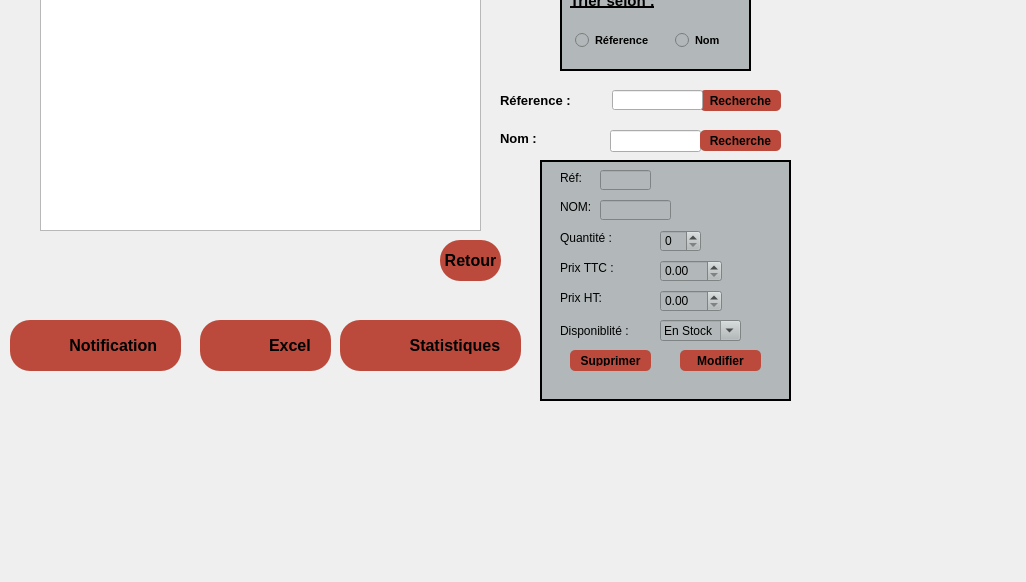
<?xml version="1.0" encoding="UTF-8"?>
<ui version="4.0">
 <class>materiels</class>
 <widget class="QDialog" name="materiels">
  <property name="geometry">
   <rect>
    <x>0</x>
    <y>0</y>
    <width>1026</width>
    <height>582</height>
   </rect>
  </property>
  <property name="windowTitle">
   <string>Dialog</string>
  </property>
  <widget class="QStackedWidget" name="stackedWidget">
   <property name="geometry">
    <rect>
     <x>0</x>
     <y>-50</y>
     <width>1021</width>
     <height>641</height>
    </rect>
   </property>
   <property name="styleSheet">
    <string notr="true">QPushButton {
padding: 5px;
border-radius: 20px;
font-weight: bold;
}
QPushButton:hover
{
color :white;
}</string>
   </property>
   <property name="currentIndex">
    <number>2</number>
   </property>
   <widget class="QWidget" name="page">
    <widget class="QWidget" name="verticalLayoutWidget_2">
     <property name="geometry">
      <rect>
       <x>240</x>
       <y>60</y>
       <width>671</width>
       <height>531</height>
      </rect>
     </property>
     <layout class="QVBoxLayout" name="verticalLayout_3">
      <item>
       <widget class="QPushButton" name="pushButton_ajou">
        <property name="font">
         <font>
          <pointsize>16</pointsize>
          <bold>true</bold>
         </font>
        </property>
        <property name="cursor">
         <cursorShape>PointingHandCursor</cursorShape>
        </property>
        <property name="styleSheet">
         <string notr="true">border-radius: 10% 30% 50% 70%;
  background: #BC4A3C;
  padding: 20px;
</string>
        </property>
        <property name="text">
         <string>Ajouter  matériels</string>
        </property>
       </widget>
      </item>
      <item>
       <widget class="QPushButton" name="pushButton_affi">
        <property name="font">
         <font>
          <pointsize>16</pointsize>
          <bold>true</bold>
         </font>
        </property>
        <property name="cursor">
         <cursorShape>PointingHandCursor</cursorShape>
        </property>
        <property name="styleSheet">
         <string notr="true">border-radius: 10% 30% 50% 70%;
  background: #BC4A3C;
  padding: 20px;
</string>
        </property>
        <property name="text">
         <string>Afficher matériels</string>
        </property>
        <property name="flat">
         <bool>false</bool>
        </property>
       </widget>
      </item>
      <item>
       <widget class="QPushButton" name="pushButton_menu">
        <property name="font">
         <font>
          <pointsize>16</pointsize>
          <bold>true</bold>
         </font>
        </property>
        <property name="cursor">
         <cursorShape>PointingHandCursor</cursorShape>
        </property>
        <property name="styleSheet">
         <string notr="true">border-radius: 10% 30% 50% 70%;
  background: #BC4A3C;
  padding: 20px;
</string>
        </property>
        <property name="text">
         <string>Menu</string>
        </property>
       </widget>
      </item>
     </layout>
    </widget>
   </widget>
   <widget class="QWidget" name="page_2">
    <property name="styleSheet">
     <string notr="true"/>
    </property>
    <widget class="QGroupBox" name="groupBox_2">
     <property name="geometry">
      <rect>
       <x>110</x>
       <y>50</y>
       <width>691</width>
       <height>421</height>
      </rect>
     </property>
     <property name="font">
      <font>
       <pointsize>12</pointsize>
      </font>
     </property>
     <property name="styleSheet">
      <string notr="true">groupBox_2{
background-size:contain;
border-image:url(&quot;:/ressources/imgs/5.png&quot;);
background-repeat:no-repeat;
}</string>
     </property>
     <property name="title">
      <string>Ajouter matériels</string>
     </property>
     <widget class="QLabel" name="label">
      <property name="geometry">
       <rect>
        <x>10</x>
        <y>50</y>
        <width>41</width>
        <height>16</height>
       </rect>
      </property>
      <property name="text">
       <string>Réf:</string>
      </property>
     </widget>
     <widget class="QLabel" name="label_2">
      <property name="geometry">
       <rect>
        <x>10</x>
        <y>80</y>
        <width>47</width>
        <height>13</height>
       </rect>
      </property>
      <property name="text">
       <string>NOM:</string>
      </property>
     </widget>
     <widget class="QLabel" name="label_3">
      <property name="geometry">
       <rect>
        <x>10</x>
        <y>110</y>
        <width>61</width>
        <height>16</height>
       </rect>
      </property>
      <property name="text">
       <string>Quantité:</string>
      </property>
     </widget>
     <widget class="QLabel" name="label_5">
      <property name="geometry">
       <rect>
        <x>10</x>
        <y>170</y>
        <width>61</width>
        <height>16</height>
       </rect>
      </property>
      <property name="text">
       <string>Prix TTC:</string>
      </property>
     </widget>
     <widget class="QLabel" name="label_6">
      <property name="geometry">
       <rect>
        <x>10</x>
        <y>200</y>
        <width>81</width>
        <height>21</height>
       </rect>
      </property>
      <property name="text">
       <string>Disponibilité:</string>
      </property>
     </widget>
     <widget class="QLineEdit" name="lineEdit_ref">
      <property name="geometry">
       <rect>
        <x>80</x>
        <y>50</y>
        <width>51</width>
        <height>20</height>
       </rect>
      </property>
     </widget>
     <widget class="QLineEdit" name="lineEdit_nom">
      <property name="geometry">
       <rect>
        <x>80</x>
        <y>80</y>
        <width>101</width>
        <height>20</height>
       </rect>
      </property>
     </widget>
     <widget class="QPushButton" name="pushButton_aj2">
      <property name="geometry">
       <rect>
        <x>340</x>
        <y>240</y>
        <width>151</width>
        <height>41</height>
       </rect>
      </property>
      <property name="font">
       <font>
        <pointsize>12</pointsize>
        <bold>true</bold>
       </font>
      </property>
      <property name="cursor">
       <cursorShape>PointingHandCursor</cursorShape>
      </property>
      <property name="styleSheet">
       <string notr="true">QPushButton {
padding: 5px;
border-radius: 20px;
background-color:rgb(188, 74, 60);
font-weight: bold;
}
QPushButton:hover
{
color :yellow;
}</string>
      </property>
      <property name="text">
       <string>Ajouter </string>
      </property>
     </widget>
     <widget class="QPushButton" name="pushButton_bk2">
      <property name="geometry">
       <rect>
        <x>10</x>
        <y>250</y>
        <width>61</width>
        <height>41</height>
       </rect>
      </property>
      <property name="font">
       <font>
        <pointsize>12</pointsize>
        <bold>true</bold>
       </font>
      </property>
      <property name="cursor">
       <cursorShape>PointingHandCursor</cursorShape>
      </property>
      <property name="styleSheet">
       <string notr="true">QPushButton {
padding: 5px;
border-radius: 20px;
background-color:rgb(188, 74, 60);
font-weight: bold;
border-image:url(&quot;&quot;);
}
QPushButton:hover
{
color :white;
}</string>
      </property>
      <property name="text">
       <string>Back</string>
      </property>
     </widget>
     <widget class="QSpinBox" name="SpinBox_Qt">
      <property name="geometry">
       <rect>
        <x>80</x>
        <y>110</y>
        <width>41</width>
        <height>22</height>
       </rect>
      </property>
     </widget>
     <widget class="QLabel" name="label_4">
      <property name="geometry">
       <rect>
        <x>10</x>
        <y>140</y>
        <width>56</width>
        <height>16</height>
       </rect>
      </property>
      <property name="text">
       <string>Prix HT</string>
      </property>
     </widget>
     <widget class="QDoubleSpinBox" name="DoubleS_Prht">
      <property name="geometry">
       <rect>
        <x>80</x>
        <y>140</y>
        <width>62</width>
        <height>22</height>
       </rect>
      </property>
     </widget>
     <widget class="QDoubleSpinBox" name="DoubleS_Prttc">
      <property name="geometry">
       <rect>
        <x>80</x>
        <y>170</y>
        <width>62</width>
        <height>22</height>
       </rect>
      </property>
     </widget>
     <widget class="QPushButton" name="pushButton_affi2">
      <property name="geometry">
       <rect>
        <x>500</x>
        <y>240</y>
        <width>141</width>
        <height>41</height>
       </rect>
      </property>
      <property name="font">
       <font>
        <pointsize>12</pointsize>
        <bold>true</bold>
       </font>
      </property>
      <property name="cursor">
       <cursorShape>PointingHandCursor</cursorShape>
      </property>
      <property name="styleSheet">
       <string notr="true">QPushButton {
padding: 5px;
border-radius: 20px;
background-color:rgb(188, 74, 60);
font-weight: bold;
}
QPushButton:hover
{
color :yellow;
}</string>
      </property>
      <property name="text">
       <string>Afficher</string>
      </property>
     </widget>
     <widget class="QComboBox" name="comboBox_dispo">
      <property name="geometry">
       <rect>
        <x>80</x>
        <y>200</y>
        <width>143</width>
        <height>21</height>
       </rect>
      </property>
      <property name="styleSheet">
       <string notr="true">QComboBox {
    border: 1px solid gray;
    border-radius: 3px;
    padding: 1px 18px 1px 3px;
    min-width: 6em;
}

QComboBox:editable {
    background: white;
}

QComboBox:!editable, QComboBox::drop-down:editable {
     background: qlineargradient(x1: 0, y1: 0, x2: 0, y2: 1,
                                 stop: 0 #E1E1E1, stop: 0.4 #DDDDDD,
                                 stop: 0.5 #D8D8D8, stop: 1.0 #D3D3D3);
}

/* QComboBox gets the &quot;on&quot; state when the popup is open */
QComboBox:!editable:on, QComboBox::drop-down:editable:on {
    background: qlineargradient(x1: 0, y1: 0, x2: 0, y2: 1,
                                stop: 0 #D3D3D3, stop: 0.4 #D8D8D8,
                                stop: 0.5 #DDDDDD, stop: 1.0 #E1E1E1);
}

QComboBox:on { /* shift the text when the popup opens */
    padding-top: 3px;
    padding-left: 4px;
}

QComboBox::drop-down {
    subcontrol-origin: padding;
    subcontrol-position: top right;
    width: 15px;

    border-left-width: 1px;
    border-left-color: darkgray;
    border-left-style: solid; /* just a single line */
    border-top-right-radius: 3px; /* same radius as the QComboBox */
    border-bottom-right-radius: 3px;
}

QComboBox::down-arrow {
    image: url(/usr/share/icons/crystalsvg/16x16/actions/1downarrow.png);
}

QComboBox::down-arrow:on { /* shift the arrow when popup is open */
    top: 1px;
    left: 1px;
}</string>
      </property>
      <item>
       <property name="text">
        <string>En Stock</string>
       </property>
      </item>
      <item>
       <property name="text">
        <string>Hors Stock</string>
       </property>
      </item>
     </widget>
     <widget class="QLabel" name="label_click">
      <property name="geometry">
       <rect>
        <x>270</x>
        <y>210</y>
        <width>91</width>
        <height>71</height>
       </rect>
      </property>
      <property name="text">
       <string/>
      </property>
     </widget>
     <widget class="QLabel" name="label_waiting">
      <property name="geometry">
       <rect>
        <x>530</x>
        <y>220</y>
        <width>81</width>
        <height>41</height>
       </rect>
      </property>
      <property name="styleSheet">
       <string notr="true">background-color:transparent;</string>
      </property>
      <property name="text">
       <string/>
      </property>
     </widget>
     <widget class="QLabel" name="label_backr">
      <property name="geometry">
       <rect>
        <x>8</x>
        <y>10</y>
        <width>671</width>
        <height>341</height>
       </rect>
      </property>
      <property name="text">
       <string/>
      </property>
     </widget>
     <zorder>label_backr</zorder>
     <zorder>label</zorder>
     <zorder>label_2</zorder>
     <zorder>label_3</zorder>
     <zorder>label_5</zorder>
     <zorder>label_6</zorder>
     <zorder>lineEdit_ref</zorder>
     <zorder>lineEdit_nom</zorder>
     <zorder>pushButton_aj2</zorder>
     <zorder>pushButton_bk2</zorder>
     <zorder>SpinBox_Qt</zorder>
     <zorder>label_4</zorder>
     <zorder>DoubleS_Prht</zorder>
     <zorder>DoubleS_Prttc</zorder>
     <zorder>pushButton_affi2</zorder>
     <zorder>comboBox_dispo</zorder>
     <zorder>label_click</zorder>
     <zorder>label_waiting</zorder>
    </widget>
   </widget>
   <widget class="QWidget" name="page_3">
    <property name="styleSheet">
     <string notr="true">border-image:(&quot;:url/imgs/5.png&quot;);</string>
    </property>
    <widget class="QPushButton" name="pushButton_reche">
     <property name="geometry">
      <rect>
       <x>700</x>
       <y>140</y>
       <width>81</width>
       <height>21</height>
      </rect>
     </property>
     <property name="styleSheet">
      <string notr="true">QPushButton {
padding:5px;
border-radius:5px;
background-color:rgb(188, 74, 60);
font-weight:bold;
}
QPushButton:hover
{
color:white;
}</string>
     </property>
     <property name="text">
      <string>Recherche</string>
     </property>
    </widget>
    <widget class="QLabel" name="label_ref">
     <property name="geometry">
      <rect>
       <x>500</x>
       <y>140</y>
       <width>71</width>
       <height>20</height>
      </rect>
     </property>
     <property name="font">
      <font>
       <pointsize>10</pointsize>
       <italic>false</italic>
       <bold>true</bold>
      </font>
     </property>
     <property name="text">
      <string>Réference :</string>
     </property>
    </widget>
    <widget class="QLineEdit" name="lineEdit_ref_2">
     <property name="geometry">
      <rect>
       <x>612</x>
       <y>140</y>
       <width>91</width>
       <height>20</height>
      </rect>
     </property>
    </widget>
    <widget class="QFrame" name="frame_6">
     <property name="geometry">
      <rect>
       <x>540</x>
       <y>210</y>
       <width>251</width>
       <height>241</height>
      </rect>
     </property>
     <property name="styleSheet">
      <string notr="true">background-color:rgb(178,184,185);</string>
     </property>
     <property name="frameShape">
      <enum>QFrame::Box</enum>
     </property>
     <property name="frameShadow">
      <enum>QFrame::Plain</enum>
     </property>
     <property name="lineWidth">
      <number>2</number>
     </property>
     <property name="midLineWidth">
      <number>0</number>
     </property>
     <widget class="QPushButton" name="pushButton_mod">
      <property name="geometry">
       <rect>
        <x>140</x>
        <y>190</y>
        <width>81</width>
        <height>21</height>
       </rect>
      </property>
      <property name="styleSheet">
       <string notr="true">QPushButton {
padding:5px;
border-radius:5px;
background-color:rgb(188, 74, 60);
font-weight:bold;
}
QPushButton:hover
{
color:white;
}</string>
      </property>
      <property name="text">
       <string>Modifier</string>
      </property>
     </widget>
     <widget class="QLabel" name="label_12">
      <property name="geometry">
       <rect>
        <x>20</x>
        <y>100</y>
        <width>91</width>
        <height>16</height>
       </rect>
      </property>
      <property name="text">
       <string>Prix TTC :</string>
      </property>
     </widget>
     <widget class="QLabel" name="label_7">
      <property name="geometry">
       <rect>
        <x>20</x>
        <y>10</y>
        <width>41</width>
        <height>16</height>
       </rect>
      </property>
      <property name="text">
       <string>Réf:</string>
      </property>
     </widget>
     <widget class="QLabel" name="label_9">
      <property name="geometry">
       <rect>
        <x>20</x>
        <y>40</y>
        <width>47</width>
        <height>13</height>
       </rect>
      </property>
      <property name="text">
       <string>NOM:</string>
      </property>
     </widget>
     <widget class="QLabel" name="label_10">
      <property name="geometry">
       <rect>
        <x>20</x>
        <y>70</y>
        <width>61</width>
        <height>16</height>
       </rect>
      </property>
      <property name="text">
       <string>Quantité :</string>
      </property>
     </widget>
     <widget class="QLabel" name="label_11">
      <property name="geometry">
       <rect>
        <x>20</x>
        <y>130</y>
        <width>61</width>
        <height>16</height>
       </rect>
      </property>
      <property name="text">
       <string>Prix HT:</string>
      </property>
     </widget>
     <widget class="QLabel" name="label_8">
      <property name="geometry">
       <rect>
        <x>20</x>
        <y>160</y>
        <width>81</width>
        <height>21</height>
       </rect>
      </property>
      <property name="text">
       <string>Disponiblité :</string>
      </property>
     </widget>
     <widget class="QLineEdit" name="lineEdit_rf">
      <property name="geometry">
       <rect>
        <x>60</x>
        <y>10</y>
        <width>51</width>
        <height>20</height>
       </rect>
      </property>
     </widget>
     <widget class="QLineEdit" name="lineEdit_nm">
      <property name="geometry">
       <rect>
        <x>60</x>
        <y>40</y>
        <width>71</width>
        <height>20</height>
       </rect>
      </property>
     </widget>
     <widget class="QDoubleSpinBox" name="DoubleS_prttc">
      <property name="geometry">
       <rect>
        <x>120</x>
        <y>100</y>
        <width>62</width>
        <height>22</height>
       </rect>
      </property>
     </widget>
     <widget class="QDoubleSpinBox" name="DoubleS_prht">
      <property name="geometry">
       <rect>
        <x>120</x>
        <y>130</y>
        <width>62</width>
        <height>22</height>
       </rect>
      </property>
     </widget>
     <widget class="QSpinBox" name="spinBox_Qt">
      <property name="geometry">
       <rect>
        <x>120</x>
        <y>70</y>
        <width>41</width>
        <height>22</height>
       </rect>
      </property>
     </widget>
     <widget class="QComboBox" name="RoomList_dispo">
      <property name="geometry">
       <rect>
        <x>120</x>
        <y>160</y>
        <width>81</width>
        <height>21</height>
       </rect>
      </property>
      <property name="font">
       <font>
        <pointsize>8</pointsize>
       </font>
      </property>
      <property name="editable">
       <bool>true</bool>
      </property>
      <property name="currentText">
       <string>En Stock</string>
      </property>
      <item>
       <property name="text">
        <string>En Stock</string>
       </property>
      </item>
      <item>
       <property name="text">
        <string>Hors Stock</string>
       </property>
      </item>
     </widget>
     <widget class="QPushButton" name="pushButton_suppr">
      <property name="geometry">
       <rect>
        <x>30</x>
        <y>190</y>
        <width>81</width>
        <height>21</height>
       </rect>
      </property>
      <property name="styleSheet">
       <string notr="true">QPushButton {
padding:5px;
border-radius:5px;
background-color:rgb(188, 74, 60);
font-weight:bold;
}
QPushButton:hover
{
color:white;
}</string>
      </property>
      <property name="text">
       <string>Supprimer</string>
      </property>
     </widget>
    </widget>
    <widget class="QTableView" name="tabView_Materiels">
     <property name="geometry">
      <rect>
       <x>40</x>
       <y>40</y>
       <width>441</width>
       <height>241</height>
      </rect>
     </property>
     <property name="styleSheet">
      <string notr="true"/>
     </property>
    </widget>
    <widget class="QFrame" name="frame_5">
     <property name="geometry">
      <rect>
       <x>560</x>
       <y>30</y>
       <width>191</width>
       <height>91</height>
      </rect>
     </property>
     <property name="styleSheet">
      <string notr="true">background-color:rgb(178,184,185);</string>
     </property>
     <property name="frameShape">
      <enum>QFrame::Box</enum>
     </property>
     <property name="frameShadow">
      <enum>QFrame::Plain</enum>
     </property>
     <property name="lineWidth">
      <number>2</number>
     </property>
     <property name="midLineWidth">
      <number>0</number>
     </property>
     <widget class="QRadioButton" name="radioButton_ref">
      <property name="geometry">
       <rect>
        <x>10</x>
        <y>50</y>
        <width>101</width>
        <height>21</height>
       </rect>
      </property>
      <property name="font">
       <font>
        <pointsize>8</pointsize>
        <bold>true</bold>
       </font>
      </property>
      <property name="styleSheet">
       <string notr="true">
padding: 5px;
border-radius: 5px;
font-weight: bold;</string>
      </property>
      <property name="text">
       <string>Réference</string>
      </property>
     </widget>
     <widget class="QRadioButton" name="radioButton_nom">
      <property name="geometry">
       <rect>
        <x>110</x>
        <y>50</y>
        <width>71</width>
        <height>21</height>
       </rect>
      </property>
      <property name="font">
       <font>
        <pointsize>8</pointsize>
        <bold>true</bold>
       </font>
      </property>
      <property name="styleSheet">
       <string notr="true">
padding: 5px;
border-radius: 5px;

font-weight: bold;</string>
      </property>
      <property name="text">
       <string>Nom</string>
      </property>
     </widget>
     <widget class="QLabel" name="label_73">
      <property name="geometry">
       <rect>
        <x>10</x>
        <y>10</y>
        <width>101</width>
        <height>21</height>
       </rect>
      </property>
      <property name="font">
       <font>
        <pointsize>11</pointsize>
        <bold>true</bold>
        <underline>true</underline>
       </font>
      </property>
      <property name="text">
       <string>Trier selon :</string>
      </property>
     </widget>
    </widget>
    <widget class="QPushButton" name="pushButton_bkaf">
     <property name="geometry">
      <rect>
       <x>440</x>
       <y>290</y>
       <width>61</width>
       <height>41</height>
      </rect>
     </property>
     <property name="font">
      <font>
       <pointsize>12</pointsize>
       <bold>true</bold>
      </font>
     </property>
     <property name="cursor">
      <cursorShape>PointingHandCursor</cursorShape>
     </property>
     <property name="styleSheet">
      <string notr="true">QPushButton {
padding: 5px;
border-radius: 20px;
background-color:rgb(188, 74, 60);
font-weight: bold;
}
QPushButton:hover
{
color :white;
}</string>
     </property>
     <property name="text">
      <string>Retour</string>
     </property>
    </widget>
    <widget class="QPushButton" name="pushButton_chart">
     <property name="geometry">
      <rect>
       <x>340</x>
       <y>370</y>
       <width>181</width>
       <height>51</height>
      </rect>
     </property>
     <property name="font">
      <font>
       <pointsize>12</pointsize>
       <bold>true</bold>
      </font>
     </property>
     <property name="cursor">
      <cursorShape>PointingHandCursor</cursorShape>
     </property>
     <property name="styleSheet">
      <string notr="true">QPushButton {
padding: 5px;
border-radius: 20px;
background-color:rgb(188, 74, 60);
font-weight: bold;
}
QPushButton:hover
{
color :white;
}</string>
     </property>
     <property name="text">
      <string>           Statistiques</string>
     </property>
    </widget>
    <widget class="QPushButton" name="pushButton_excel">
     <property name="geometry">
      <rect>
       <x>200</x>
       <y>370</y>
       <width>131</width>
       <height>51</height>
      </rect>
     </property>
     <property name="font">
      <font>
       <pointsize>12</pointsize>
       <bold>true</bold>
      </font>
     </property>
     <property name="cursor">
      <cursorShape>PointingHandCursor</cursorShape>
     </property>
     <property name="styleSheet">
      <string notr="true">QPushButton {
padding: 5px;
border-radius: 20px;
background-color:rgb(188, 74, 60);
font-weight: bold;


}
QPushButton:hover
{
color :white;
}</string>
     </property>
     <property name="text">
      <string>           Excel</string>
     </property>
    </widget>
    <widget class="QLabel" name="label_excel">
     <property name="geometry">
      <rect>
       <x>200</x>
       <y>370</y>
       <width>61</width>
       <height>51</height>
      </rect>
     </property>
     <property name="styleSheet">
      <string notr="true">/*border-image:url(&quot;:/ressources/imgs/6.png&quot;);*/
border-radius:20px;</string>
     </property>
     <property name="text">
      <string/>
     </property>
    </widget>
    <widget class="QLabel" name="label_chart">
     <property name="geometry">
      <rect>
       <x>340</x>
       <y>370</y>
       <width>61</width>
       <height>51</height>
      </rect>
     </property>
     <property name="styleSheet">
      <string notr="true">/*border-image:url(&quot;:/ressources/imgs/6.png&quot;);*/
border-radius:20px;</string>
     </property>
     <property name="text">
      <string/>
     </property>
    </widget>
    <widget class="QLabel" name="label_notific">
     <property name="geometry">
      <rect>
       <x>10</x>
       <y>370</y>
       <width>51</width>
       <height>51</height>
      </rect>
     </property>
     <property name="text">
      <string/>
     </property>
    </widget>
    <widget class="QPushButton" name="pushButton_notification">
     <property name="geometry">
      <rect>
       <x>10</x>
       <y>370</y>
       <width>171</width>
       <height>51</height>
      </rect>
     </property>
     <property name="font">
      <font>
       <pointsize>12</pointsize>
       <bold>true</bold>
      </font>
     </property>
     <property name="styleSheet">
      <string notr="true">QPushButton {
padding: 5px;
border-radius: 20px;
background-color:rgb(188, 74, 60);
font-weight: bold;


}
QPushButton:hover
{
color :white;
}</string>
     </property>
     <property name="text">
      <string>        Notification</string>
     </property>
    </widget>
    <widget class="QLineEdit" name="lineEdit_nom_2">
     <property name="geometry">
      <rect>
       <x>610</x>
       <y>180</y>
       <width>91</width>
       <height>22</height>
      </rect>
     </property>
    </widget>
    <widget class="QPushButton" name="pushButton_reche_2">
     <property name="geometry">
      <rect>
       <x>700</x>
       <y>180</y>
       <width>81</width>
       <height>21</height>
      </rect>
     </property>
     <property name="styleSheet">
      <string notr="true">QPushButton {
padding:5px;
border-radius:5px;
background-color:rgb(188, 74, 60);
font-weight:bold;
}
QPushButton:hover
{
color:white;
}</string>
     </property>
     <property name="text">
      <string>Recherche</string>
     </property>
    </widget>
    <widget class="QLabel" name="label_13">
     <property name="geometry">
      <rect>
       <x>500</x>
       <y>180</y>
       <width>51</width>
       <height>16</height>
      </rect>
     </property>
     <property name="font">
      <font>
       <pointsize>10</pointsize>
       <bold>true</bold>
      </font>
     </property>
     <property name="text">
      <string>Nom :</string>
     </property>
    </widget>
    <zorder>pushButton_notification</zorder>
    <zorder>pushButton_reche</zorder>
    <zorder>label_ref</zorder>
    <zorder>lineEdit_ref_2</zorder>
    <zorder>frame_6</zorder>
    <zorder>tabView_Materiels</zorder>
    <zorder>frame_5</zorder>
    <zorder>pushButton_bkaf</zorder>
    <zorder>pushButton_chart</zorder>
    <zorder>pushButton_excel</zorder>
    <zorder>label_excel</zorder>
    <zorder>label_chart</zorder>
    <zorder>label_notific</zorder>
    <zorder>lineEdit_nom_2</zorder>
    <zorder>pushButton_reche_2</zorder>
    <zorder>label_13</zorder>
   </widget>
   <widget class="QWidget" name="page_4">
    <widget class="QFrame" name="horizontalFrame">
     <property name="geometry">
      <rect>
       <x>-140</x>
       <y>-20</y>
       <width>821</width>
       <height>471</height>
      </rect>
     </property>
     <layout class="QHBoxLayout" name="horizontalLayout"/>
    </widget>
   </widget>
  </widget>
 </widget>
 <resources/>
 <connections/>
</ui>
